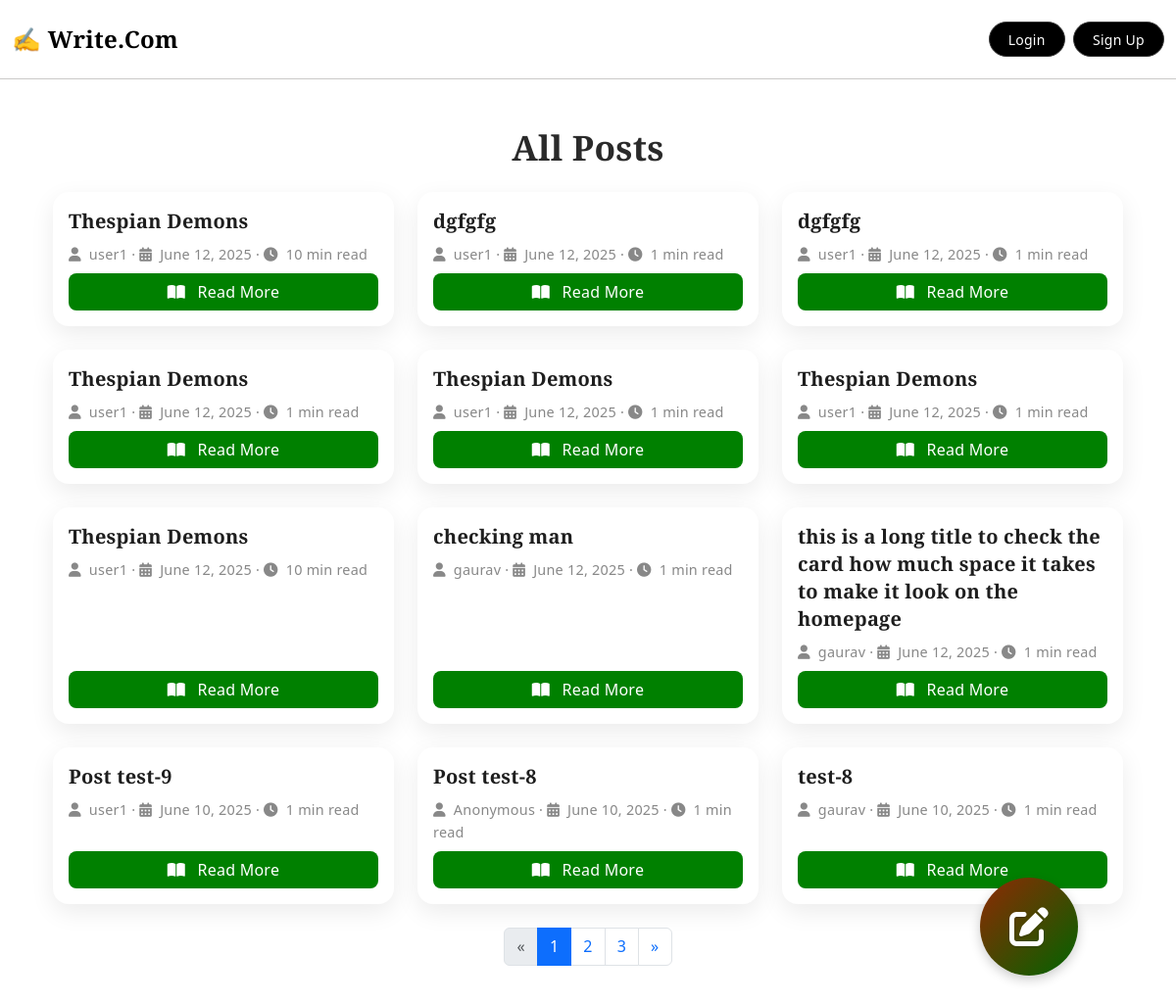
The page / on the database its author committed.
### blog/models.py (models this page shows, shortened)
class Post(models.Model):
    author=models.ForeignKey(User,on_delete=models.CASCADE)
    title=models.CharField(max_length=200)
    slug=models.SlugField(unique=True,blank=True)
    content=models.TextField()
    created_at=models.DateTimeField(auto_now_add=True)
    updated_at=models.DateTimeField(auto_now=True)
    tags=models.ManyToManyField(Tag,blank=True)
    content_html=models.TextField(blank=True)
    @property
    def read_time(self):
        word_count=len(strip_tags(self.content).split())
        minutes=math.ceil(word_count/200)
        return f"{minutes} min read"

### blog/views.py (the view)
# urls.py: path('',views.home,name='home'),
def home(request):
    posts=Post.objects.all().order_by('-created_at')
    paginator=Paginator(posts,12)
    page_number=request.GET.get('page')
    page_obj=paginator.get_page(page_number)
    return render(request,'blog/post_list.html',{'page_obj':page_obj})

### blog/templates/blog/post_list.html (shortened to what this page needs)
{% extends "blog/base.html" %}
{% block content %}
  <div class="container py-4">
  <h2 class="section-heading mb-4">All Posts</h2>
  <div class="row g-4">
    {% for post in page_obj %}
      <div class="col-md-6 col-lg-4">
        <div class="card post-card-modern h-100">
          <div class="card-body d-flex flex-column">
            <h5 class="card-title mb-2">
              <a href="{% url 'post_detail' slug=post.slug %}" class="text-decoration-none title-link">{{ post.title }}</a>
            </h5>
            <p class="card-meta small mb-2">
              <i class="fas fa-user me-1"></i> {{ post.author.username }} &middot;
              <i class="fas fa-calendar-alt me-1"></i> {{ post.created_at|date:"F j, Y" }} &middot;
              <i class="fas fa-clock me-1"></i> {{ post.read_time }}
            </p>
            <a href="{% url 'post_detail' slug=post.slug %}" class="btn btn-read mt-auto">
              <i class="fas fa-book-open me-2"></i> Read More
            </a>
          </div>
        </div>
      </div>
    {% endfor %}
  </div>
  {% if page_obj.has_other_pages %}
    <nav class="mt-4">
      <ul class="pagination justify-content-center">
        {% if page_obj.has_previous %}
          <li class="page-item">
            <a class="page-link" href="?page={{ page_obj.previous_page_number }}" aria-label="Previous">
              <span aria-hidden="true">&laquo;</span>
            </a>
          </li>
        {% else %}
          <li class="page-item disabled"><span class="page-link">&laquo;</span></li>
        {% endif %}
        {% for num in page_obj.paginator.page_range %}
          {% if page_obj.number == num %}
            <li class="page-item active"><span class="page-link">{{ num }}</span></li>
          {% elif num > page_obj.number|add:'-3' and num < page_obj.number|add:'3' %}
            <li class="page-item"><a class="page-link" href="?page={{ num }}">{{ num }}</a></li>
          {% endif %}
        {% endfor %}
        {% if page_obj.has_next %}
          <li class="page-item">
            <a class="page-link" href="?page={{ page_obj.next_page_number }}" aria-label="Next">
              <span aria-hidden="true">&raquo;</span>
            </a>
          </li>
        {% else %}
          <li class="page-item disabled"><span class="page-link">&raquo;</span></li>
        {% endif %}
      </ul>
    </nav>
  {% endif %}
</div>
<a href="{% url 'create_post' %}" class="create-btn" data-tooltip="Create a new post">
    <i class="fa-solid fa-pen-to-square"></i>
</a>
{% endblock %}

### blog/templates/blog/base.html (shortened to what this page needs)
<!DOCTYPE html>
<html lang="en">
<head>
    <link href="https://cdn.jsdelivr.net/npm/bootstrap@5.3.0/dist/css/bootstrap.min.css" rel="stylesheet">
    <link rel="stylesheet" href="https://cdnjs.cloudflare.com/ajax/libs/font-awesome/6.5.0/css/all.min.css">
</head>
<body>
<nav class="navbar navbar-expand-lg modern-navbar py-3">
  <div class="container-fluid">
    <a class="navbar-brand fw-bold" href="/" style="font-size: 1.5rem;">
      ✍️ Write.Com
    </a>
    <div class="ms-auto d-flex align-items-center gap-2">
      {% if user.is_authenticated %}
        <span class="me-2 user-greeting">
          Welcome, {{ user.username }}!
        </span>
        <form action="{% url 'custom_logout' %}" method="post" style="display:inline;">
          {% csrf_token %}
          <button type="submit" class="btn modern-btn btn-sm">
            Logout
          </button>
        </form>
      {% else %}
        <a href="{% url 'custom_login' %}" class="btn modern-btn btn-sm">Login</a>
        <a href="{% url 'custom_register' %}" class="btn modern-btn btn-sm">Sign Up</a>
      {% endif %}
    </div>
  </div>
</nav>
<hr class="mt-0">
<div class="container mt-4">
    {% block content %}
    {% endblock %}
</div>
</body>
</html>

### blog/templates/blog/base.html (style rules this page uses)
body { background-color: #ffffff; color: #2e2a26; font-family: 'Merriweather', 'Segoe UI', sans-serif; line-height: 1.6; font-size: 16px; letter-spacing: 0.25px; -webkit-font-smoothing: antialiased; }
.modern-navbar { background: #ffffff; font-family: 'Merriweather', 'Segoe UI', sans-serif; transition: background-color 0.3s ease; }
.modern-navbar .navbar-brand { color: #000000; font-weight: 700; text-decoration: none; transition: color 0.3s ease; }
.modern-btn { background-color:rgb(0, 0, 0); border: 1px solid #383838; color: #ffffff; padding: 0.4rem 1.2rem; border-radius: 20px; font-weight: 500; transition: all 0.25s ease-in-out; font-family: 'Merriweather', 'Segoe UI', sans-serif; }

### blog/templates/blog/post_list.html (style rules this page uses)
.create-btn { position: fixed; bottom: 30px; right: 100px; width: 100px; height: 100px; background-color: #7f674d; color: white; border-radius: 50%; border:none; font-size: 24px; display: flex; align-items: center; justify-content: center; z-index: 1000; box-shadow: 0 4px 12px rgba(0, 0, 0, 0.2); transition: transform 0.3s ease, box-shadow 0.3s ease; text-decoration: none; cursor: pointer; background: linear-gradient(135deg, #8f2904, darkgreen); animation: floatPulse 2s ease-in-out infinite; }
.create-btn::after { content: attr(data-tooltip); position: absolute; bottom: 100%; right: 50%; transform: translateX(50%); background: #2c2c2c; color: #fffbe6; padding: 6px 10px; border-radius: 8px; white-space: nowrap; font-size: 1rem; font-family: 'Merriweather', sans-serif; font-weight:500; opacity: 0; pointer-events: none; transition: all 0.2s ease-in-out; box-shadow: 0 2px 6px rgba(0,0,0,0.2); }
.create-btn i { font-size: 40px; color: white; transition: transform 0.3s ease, color 0.3s ease; text-shadow: 0 1px 2px rgba(0, 0, 0, 0.2); animation: shimmer 3s infinite ease-in-out; justify-content: center; }
.section-heading { font-size: 2.2rem; font-weight: 700; color: #2a2a2a; text-align: center; font-family: 'Merriweather', 'Segoe UI', sans-serif; }
.post-card-modern { border: none; border-radius: 1rem; background: #ffffff; box-shadow: 0 8px 24px rgba(0, 0, 0, 0.08); transition: transform 0.3s ease, box-shadow 0.3s ease; }
.post-card-modern .card-title { font-size: 1.25rem; font-weight: 600; color: #222; line-height: 1.4; }
.title-link { color: #1e1e1e; transition: color 0.2s ease; }
.card-meta { color: #888; font-size: 0.9rem; }
.btn-read { background-color: green; color: #fff; border-radius: 8px; font-weight: 500; transition: background-color 0.3s ease; }

### rows shown on the page
Post: title "Thespian Demons", author.username "user1", created_at "June 12, 2025", read_time "10 min read"
Post: title "dgfgfg", author.username "user1", created_at "June 12, 2025", read_time "1 min read"
Post: title "dgfgfg", author.username "user1", created_at "June 12, 2025", read_time "1 min read"
Post: title "Thespian Demons", author.username "user1", created_at "June 12, 2025", read_time "1 min read"
Post: title "Thespian Demons", author.username "user1", created_at "June 12, 2025", read_time "1 min read"
Post: title "Thespian Demons", author.username "user1", created_at "June 12, 2025", read_time "1 min read"
Post: title "Thespian Demons", author.username "user1", created_at "June 12, 2025", read_time "10 min read"
Post: title "checking man", author.username "gaurav", created_at "June 12, 2025", read_time "1 min read"
Post: title "this is a long title to check the card how much space it takes to make it look on the homepage", author.username "gaurav", created_at "June 12, 2025", read_time "1 min read"
Post: title "Post test-9", author.username "user1", created_at "June 10, 2025", read_time "1 min read"
Post: title "Post test-8", author.username "Anonymous", created_at "June 10, 2025", read_time "1 min read"
Post: title "test-8", author.username "gaurav", created_at "June 10, 2025", read_time "1 min read"

### other values the page prints
{{ num }} "1"
{{ num }} "2" "3"
